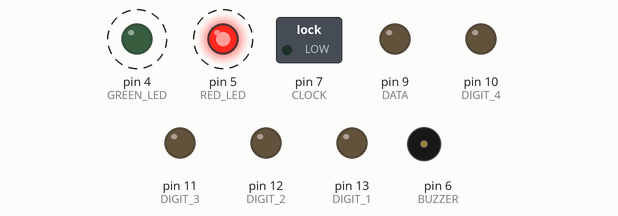
This sketch was run on a simulated Arduino Uno, built with avr-gcc and run on an emulated ATmega328P. Parts: switched loads named in the sketch (green lamp = pin HIGH), output pins drawn as LEDs (lit = HIGH), buzzer (waves = sounding, pin HIGH). Dashed ring = blinking.

Above: at 0.2 s.
Timing chart, 0 to 3.0 s (numbered marks = the images above):
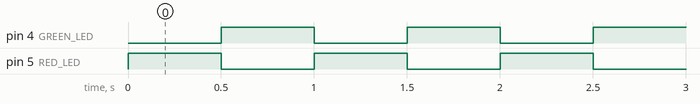

The sketch:

NoConcurrency.ino
```cpp
#define BUTTON_1  2
#define BUTTON_2  3
#define GREEN_LED 4
#define RED_LED   5
#define BUZZER    6

#define DATA      9
#define LATCH     8
#define CLOCK     7

#define DIGIT_4   10
#define DIGIT_3   11
#define DIGIT_2   12
#define DIGIT_1   13

unsigned char table[]=
{0x3f,0x06,0x5b,0x4f,0x66,0x6d,0x7d,0x07,0x7f,0x6f,0x77,0x7c
,0x39,0x5e,0x79,0x71,0x00};

void setup() {
  // LEDs Pins
  pinMode(RED_LED, OUTPUT);
  pinMode(GREEN_LED, OUTPUT);

  // Button Pins
  pinMode(BUTTON_1, INPUT);
  pinMode(BUTTON_2, INPUT);

  // Buzer Pins
  pinMode(BUZZER, OUTPUT);

  // 7-Seg Display
  pinMode(DIGIT_1, OUTPUT);
  pinMode(DIGIT_2, OUTPUT);
  pinMode(DIGIT_3, OUTPUT);
  pinMode(DIGIT_4, OUTPUT);

  // Shift Register Pins
  pinMode(LATCH, OUTPUT);
  pinMode(CLOCK, OUTPUT);
  pinMode(DATA, OUTPUT);

  disp_on();
}

void Display(unsigned char num)
{

  digitalWrite(LATCH, LOW);
  shiftOut(DATA, CLOCK, MSBFIRST, table[num]);
  digitalWrite(LATCH, HIGH);
}

void Display_Numbers()
{
  unsigned char sleep_time = 100;

  Display(0);
  delay(sleep_time);
  Display(1);
  delay(sleep_time);
  Display(2);
  delay(sleep_time);
  Display(3);
  delay(sleep_time);
  Display(4);
  delay(sleep_time);
  Display(5);
  delay(sleep_time);
  Display(6);
  delay(sleep_time);
  Display(7);
  delay(sleep_time);
  Display(8);
  delay(sleep_time);
  Display(9);
  delay(sleep_time);
  Display(10);
  delay(sleep_time);
  Display(11);
  delay(sleep_time);
  Display(12);
  delay(sleep_time);
  Display(13);
  delay(sleep_time);
  Display(14);
  delay(sleep_time);
  Display(15);
  delay(sleep_time);
  Display(16);
  delay(sleep_time);
}

void disp_on()
{
   digitalWrite(DIGIT_1, LOW);
   digitalWrite(DIGIT_2, LOW);
   digitalWrite(DIGIT_3, LOW);
   digitalWrite(DIGIT_4, LOW);
}

void BlinkLEDs()
{
  digitalWrite(RED_LED, HIGH);
  digitalWrite(GREEN_LED, LOW);
  delay(500);
  digitalWrite(RED_LED, LOW);
  digitalWrite(GREEN_LED, HIGH);
  delay(500);
}

void Active_Buzzer()
{
  unsigned char i;
  unsigned char sleep_time = 1; // ms

  for(i=0;i<100;i++)
   {
    digitalWrite(BUZZER,HIGH);
    delay(sleep_time);//wait for 1ms
    digitalWrite(BUZZER,LOW);
    delay(sleep_time);//wait for 1ms
    }
}

void Buttons()
{
  unsigned int buttonState = 0;         // variable for reading the pushbutton status

  buttonState = digitalRead(BUTTON_1);
  digitalWrite(RED_LED, buttonState);

  buttonState = digitalRead(BUTTON_2);
  digitalWrite(GREEN_LED, buttonState);
}

void loop() {
  BlinkLEDs();
  //Display_Numbers();
  //Active_Buzzer();
  //Buttons();
}
```

Measured:
- by itself, pin 4 (GREEN_LED), pin 5 (RED_LED): alternates HIGH for 0.50 s and LOW for 0.50 s
